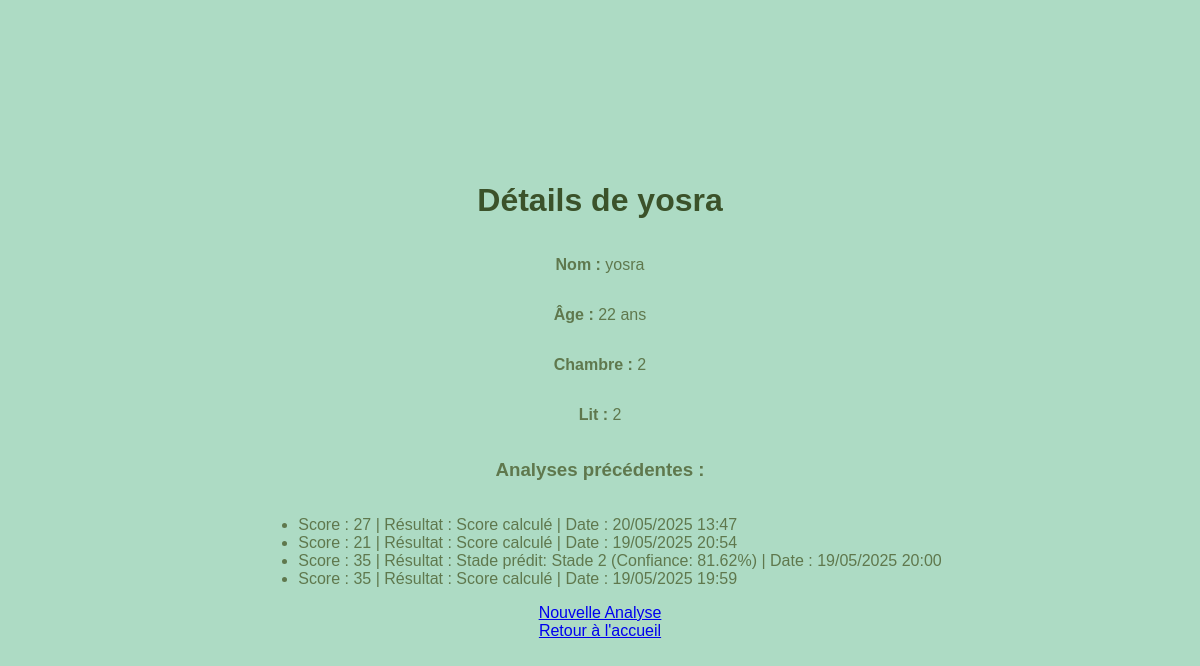
/patient_details/1, run on the app's committed database.
### models.py (models this page shows)
class Patient(db.Model):
    __tablename__ = 'patients'
    id = db.Column(db.Integer, primary_key=True)
    nom = db.Column(db.String(100), nullable=False)
    age = db.Column(db.Integer, nullable=False)
    chambre = db.Column(db.String(50), nullable=False)
    lit = db.Column(db.String(50), nullable=False)
    email = db.Column(db.String(100), nullable=True)
    image_path = db.Column(db.String(200), nullable=True)
    score_waterlow = db.Column(db.Integer, nullable=True)
    resultat = db.Column(db.String(200), nullable=True)
    timestamp = db.Column(db.DateTime, default=datetime.utcnow)
    notifications_enabled = db.Column(db.Boolean, default=False)
    analyses = db.relationship('Analyse', back_populates='patient', cascade='all, delete')
    user_id = db.Column(db.Integer, db.ForeignKey('users.id', ondelete='CASCADE'), nullable=False)
    user = db.relationship('User', back_populates='patients')

class Analyse(db.Model):
    __tablename__ = 'analyses'
    id = db.Column(db.Integer, primary_key=True)
    patient_id = db.Column(db.Integer, db.ForeignKey('patients.id'), nullable=False)
    score_waterlow = db.Column(db.Integer, nullable=True)
    resultat = db.Column(db.String(200), nullable=True)
    timestamp = db.Column(db.DateTime, default=datetime.utcnow)
    patient = db.relationship('Patient', back_populates='analyses')
    @property
    def timestamp_adjusted(self):
        utc_time = self.timestamp.replace(tzinfo=pytz.utc)
        local_time = utc_time.astimezone(pytz.timezone('Europe/Paris'))
        return local_time

### app.py (the view)
@app.route('/patient_details/<int:patient_id>')
def patient_details(patient_id):
    try:
        patient = Patient.query.get_or_404(patient_id)
        analyses = Analyse.query.filter_by(patient_id=patient_id).order_by(Analyse.timestamp.desc()).all()
        return render_template('patient_details.html', patient=patient, analyses=analyses, timedelta=timedelta)
    except Exception as e:
        app.logger.exception("Erreur dans patient_details")
        return "Erreur interne du serveur", 500

### templates/patient_details.html (shortened to what this page needs)
<!DOCTYPE html>
<html lang="fr">
<head>
    <link rel="stylesheet" href="{{ url_for('static', filename='style.css') }}">
</head>
<body>
    <h1>Détails de {{ patient.nom }}</h1>
    <p><strong>Nom :</strong> {{ patient.nom }}</p>
    <p><strong>Âge :</strong> {{ patient.age }} ans</p>
    <p><strong>Chambre :</strong> {{ patient.chambre }}</p>
    <p><strong>Lit :</strong> {{ patient.lit }}</p>
    {% if analyses %}
        <h3>Analyses précédentes :</h3>
        <ul>
            {% for analyse in analyses %}
                <li>
                    Score : {{ analyse.score_waterlow }} |
                    Résultat : {{ analyse.resultat }} |
                    Date : {{ analyse.timestamp_adjusted.strftime('%d/%m/%Y %H:%M') }}
                </li>
            {% endfor %}
        </ul>
    {% else %}
        <p>Aucune analyse enregistrée.</p>
    {% endif %}
    <a href="{{ url_for('nouvelle_analyse', patient_id=patient.id) }}" class="btn btn-primary">Nouvelle Analyse</a>
    <a href="{{ url_for('index') }}">Retour à l'accueil</a>
</body>
</html>

### static/style.css (style rules this page uses)
body { background-color: #addbc4; font-family: Arial, sans-serif; color: #5f784d; margin: 0; padding: 0; display: flex; flex-direction: column; align-items: center; justify-content: center; min-height: 100vh; }
h1, h2 { color: #3b522a; }

### data on the page
Patient: nom "yosra", age "22", chambre "2", lit "2"
Analyse: score_waterlow "27", resultat "Score calculé", timestamp_adjusted "20/05/2025 13:47"
Analyse: score_waterlow "21", resultat "Score calculé", timestamp_adjusted "19/05/2025 20:54"
Analyse: score_waterlow "35", resultat "Stade prédit: Stade 2 (Confiance: 81.62%)", timestamp_adjusted "19/05/2025 20:00"
Analyse: score_waterlow "35", resultat "Score calculé", timestamp_adjusted "19/05/2025 19:59"
